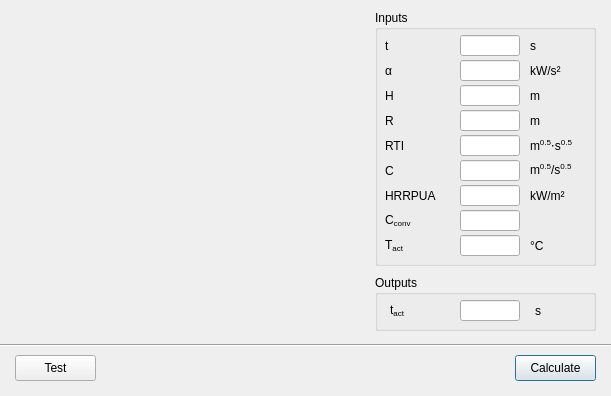
<?xml version="1.0" encoding="UTF-8"?>
<ui version="4.0">
 <class>dialog_1_11_heat_detector_activation</class>
 <widget class="QDialog" name="dialog_1_11_heat_detector_activation">
  <property name="geometry">
   <rect>
    <x>0</x>
    <y>0</y>
    <width>611</width>
    <height>396</height>
   </rect>
  </property>
  <property name="windowTitle">
   <string>PD 7974-1 Heat Detecting Element Activation Time Calculator</string>
  </property>
  <widget class="QGroupBox" name="groupBox_2">
   <property name="geometry">
    <rect>
     <x>375</x>
     <y>275</y>
     <width>221</width>
     <height>56</height>
    </rect>
   </property>
   <property name="title">
    <string>Outputs</string>
   </property>
   <widget class="QLineEdit" name="lineEdit_out_t_act">
    <property name="geometry">
     <rect>
      <x>85</x>
      <y>25</y>
      <width>60</width>
      <height>21</height>
     </rect>
    </property>
    <property name="sizePolicy">
     <sizepolicy hsizetype="Fixed" vsizetype="Fixed">
      <horstretch>0</horstretch>
      <verstretch>0</verstretch>
     </sizepolicy>
    </property>
    <property name="minimumSize">
     <size>
      <width>0</width>
      <height>0</height>
     </size>
    </property>
    <property name="maximumSize">
     <size>
      <width>60</width>
      <height>16777215</height>
     </size>
    </property>
   </widget>
   <widget class="QLabel" name="label_11">
    <property name="geometry">
     <rect>
      <x>15</x>
      <y>25</y>
      <width>40</width>
      <height>21</height>
     </rect>
    </property>
    <property name="sizePolicy">
     <sizepolicy hsizetype="Fixed" vsizetype="Fixed">
      <horstretch>0</horstretch>
      <verstretch>0</verstretch>
     </sizepolicy>
    </property>
    <property name="minimumSize">
     <size>
      <width>40</width>
      <height>0</height>
     </size>
    </property>
    <property name="maximumSize">
     <size>
      <width>40</width>
      <height>16777215</height>
     </size>
    </property>
    <property name="toolTip">
     <string>Solved heat detecting element activation time</string>
    </property>
    <property name="text">
     <string>t&lt;sub&gt;act&lt;sub&gt;</string>
    </property>
   </widget>
   <widget class="QLabel" name="label_25">
    <property name="geometry">
     <rect>
      <x>160</x>
      <y>25</y>
      <width>50</width>
      <height>21</height>
     </rect>
    </property>
    <property name="text">
     <string>s</string>
    </property>
   </widget>
  </widget>
  <widget class="QGroupBox" name="groupBox">
   <property name="geometry">
    <rect>
     <x>375</x>
     <y>10</y>
     <width>221</width>
     <height>256</height>
    </rect>
   </property>
   <property name="title">
    <string>Inputs</string>
   </property>
   <widget class="QLabel" name="label_51">
    <property name="geometry">
     <rect>
      <x>155</x>
      <y>225</y>
      <width>146</width>
      <height>21</height>
     </rect>
    </property>
    <property name="minimumSize">
     <size>
      <width>0</width>
      <height>0</height>
     </size>
    </property>
    <property name="maximumSize">
     <size>
      <width>16777215</width>
      <height>16777215</height>
     </size>
    </property>
    <property name="text">
     <string>°C</string>
    </property>
   </widget>
   <widget class="QLabel" name="label_48">
    <property name="geometry">
     <rect>
      <x>155</x>
      <y>150</y>
      <width>146</width>
      <height>21</height>
     </rect>
    </property>
    <property name="minimumSize">
     <size>
      <width>0</width>
      <height>0</height>
     </size>
    </property>
    <property name="maximumSize">
     <size>
      <width>16777215</width>
      <height>16777215</height>
     </size>
    </property>
    <property name="text">
     <string>m&lt;sup&gt;0.5&lt;/sup&gt;/s&lt;sup&gt;0.5&lt;/sup&gt;</string>
    </property>
   </widget>
   <widget class="QLabel" name="label_37">
    <property name="geometry">
     <rect>
      <x>10</x>
      <y>100</y>
      <width>60</width>
      <height>21</height>
     </rect>
    </property>
    <property name="minimumSize">
     <size>
      <width>60</width>
      <height>21</height>
     </size>
    </property>
    <property name="maximumSize">
     <size>
      <width>60</width>
      <height>21</height>
     </size>
    </property>
    <property name="toolTip">
     <string>Lateral distance between HD and fire central axis</string>
    </property>
    <property name="text">
     <string>R</string>
    </property>
   </widget>
   <widget class="QLabel" name="label_40">
    <property name="geometry">
     <rect>
      <x>10</x>
      <y>175</y>
      <width>60</width>
      <height>21</height>
     </rect>
    </property>
    <property name="minimumSize">
     <size>
      <width>60</width>
      <height>21</height>
     </size>
    </property>
    <property name="maximumSize">
     <size>
      <width>60</width>
      <height>21</height>
     </size>
    </property>
    <property name="toolTip">
     <string>Heat release rate density</string>
    </property>
    <property name="text">
     <string>HRRPUA</string>
    </property>
   </widget>
   <widget class="QLineEdit" name="lineEdit_in_C_conv">
    <property name="geometry">
     <rect>
      <x>85</x>
      <y>200</y>
      <width>60</width>
      <height>21</height>
     </rect>
    </property>
    <property name="sizePolicy">
     <sizepolicy hsizetype="Fixed" vsizetype="Fixed">
      <horstretch>0</horstretch>
      <verstretch>0</verstretch>
     </sizepolicy>
    </property>
    <property name="minimumSize">
     <size>
      <width>0</width>
      <height>0</height>
     </size>
    </property>
    <property name="maximumSize">
     <size>
      <width>60</width>
      <height>16777215</height>
     </size>
    </property>
    <property name="baseSize">
     <size>
      <width>0</width>
      <height>0</height>
     </size>
    </property>
   </widget>
   <widget class="QLabel" name="label_31">
    <property name="geometry">
     <rect>
      <x>10</x>
      <y>25</y>
      <width>60</width>
      <height>21</height>
     </rect>
    </property>
    <property name="minimumSize">
     <size>
      <width>60</width>
      <height>21</height>
     </size>
    </property>
    <property name="maximumSize">
     <size>
      <width>60</width>
      <height>21</height>
     </size>
    </property>
    <property name="toolTip">
     <string>Fire duration and this should be longer than detection time</string>
    </property>
    <property name="text">
     <string>t</string>
    </property>
   </widget>
   <widget class="QLineEdit" name="lineEdit_in_T_act">
    <property name="geometry">
     <rect>
      <x>85</x>
      <y>225</y>
      <width>60</width>
      <height>21</height>
     </rect>
    </property>
    <property name="sizePolicy">
     <sizepolicy hsizetype="Fixed" vsizetype="Fixed">
      <horstretch>0</horstretch>
      <verstretch>0</verstretch>
     </sizepolicy>
    </property>
    <property name="minimumSize">
     <size>
      <width>0</width>
      <height>0</height>
     </size>
    </property>
    <property name="maximumSize">
     <size>
      <width>60</width>
      <height>16777215</height>
     </size>
    </property>
    <property name="baseSize">
     <size>
      <width>0</width>
      <height>0</height>
     </size>
    </property>
   </widget>
   <widget class="QLabel" name="label_49">
    <property name="geometry">
     <rect>
      <x>155</x>
      <y>175</y>
      <width>146</width>
      <height>21</height>
     </rect>
    </property>
    <property name="minimumSize">
     <size>
      <width>0</width>
      <height>0</height>
     </size>
    </property>
    <property name="maximumSize">
     <size>
      <width>16777215</width>
      <height>16777215</height>
     </size>
    </property>
    <property name="text">
     <string>kW/m²</string>
    </property>
   </widget>
   <widget class="QLineEdit" name="lineEdit_in_R">
    <property name="geometry">
     <rect>
      <x>85</x>
      <y>100</y>
      <width>60</width>
      <height>21</height>
     </rect>
    </property>
    <property name="sizePolicy">
     <sizepolicy hsizetype="Fixed" vsizetype="Fixed">
      <horstretch>0</horstretch>
      <verstretch>0</verstretch>
     </sizepolicy>
    </property>
    <property name="minimumSize">
     <size>
      <width>0</width>
      <height>0</height>
     </size>
    </property>
    <property name="maximumSize">
     <size>
      <width>60</width>
      <height>16777215</height>
     </size>
    </property>
    <property name="baseSize">
     <size>
      <width>0</width>
      <height>0</height>
     </size>
    </property>
   </widget>
   <widget class="QLabel" name="label_39">
    <property name="geometry">
     <rect>
      <x>10</x>
      <y>150</y>
      <width>60</width>
      <height>21</height>
     </rect>
    </property>
    <property name="minimumSize">
     <size>
      <width>60</width>
      <height>21</height>
     </size>
    </property>
    <property name="maximumSize">
     <size>
      <width>60</width>
      <height>21</height>
     </size>
    </property>
    <property name="toolTip">
     <string>Conduction reduction factor</string>
    </property>
    <property name="text">
     <string>C</string>
    </property>
   </widget>
   <widget class="QLabel" name="label_46">
    <property name="geometry">
     <rect>
      <x>155</x>
      <y>100</y>
      <width>146</width>
      <height>21</height>
     </rect>
    </property>
    <property name="minimumSize">
     <size>
      <width>0</width>
      <height>0</height>
     </size>
    </property>
    <property name="maximumSize">
     <size>
      <width>16777215</width>
      <height>16777215</height>
     </size>
    </property>
    <property name="text">
     <string>m</string>
    </property>
   </widget>
   <widget class="QLineEdit" name="lineEdit_in_C">
    <property name="geometry">
     <rect>
      <x>85</x>
      <y>150</y>
      <width>60</width>
      <height>21</height>
     </rect>
    </property>
    <property name="sizePolicy">
     <sizepolicy hsizetype="Fixed" vsizetype="Fixed">
      <horstretch>0</horstretch>
      <verstretch>0</verstretch>
     </sizepolicy>
    </property>
    <property name="minimumSize">
     <size>
      <width>0</width>
      <height>0</height>
     </size>
    </property>
    <property name="maximumSize">
     <size>
      <width>60</width>
      <height>16777215</height>
     </size>
    </property>
    <property name="baseSize">
     <size>
      <width>0</width>
      <height>0</height>
     </size>
    </property>
   </widget>
   <widget class="QLabel" name="label_47">
    <property name="geometry">
     <rect>
      <x>155</x>
      <y>125</y>
      <width>146</width>
      <height>21</height>
     </rect>
    </property>
    <property name="minimumSize">
     <size>
      <width>0</width>
      <height>0</height>
     </size>
    </property>
    <property name="maximumSize">
     <size>
      <width>16777215</width>
      <height>16777215</height>
     </size>
    </property>
    <property name="text">
     <string>m&lt;sup&gt;0.5&lt;/sup&gt;⋅s&lt;sup&gt;0.5&lt;/sup&gt;</string>
    </property>
   </widget>
   <widget class="QLabel" name="label_35">
    <property name="geometry">
     <rect>
      <x>10</x>
      <y>50</y>
      <width>60</width>
      <height>21</height>
     </rect>
    </property>
    <property name="minimumSize">
     <size>
      <width>60</width>
      <height>21</height>
     </size>
    </property>
    <property name="maximumSize">
     <size>
      <width>60</width>
      <height>21</height>
     </size>
    </property>
    <property name="toolTip">
     <string>Fire growth factor for t-square fire</string>
    </property>
    <property name="text">
     <string>α</string>
    </property>
   </widget>
   <widget class="QLabel" name="label_36">
    <property name="geometry">
     <rect>
      <x>10</x>
      <y>75</y>
      <width>60</width>
      <height>21</height>
     </rect>
    </property>
    <property name="minimumSize">
     <size>
      <width>60</width>
      <height>21</height>
     </size>
    </property>
    <property name="maximumSize">
     <size>
      <width>60</width>
      <height>21</height>
     </size>
    </property>
    <property name="toolTip">
     <string>Height of fire origin room</string>
    </property>
    <property name="text">
     <string>H</string>
    </property>
   </widget>
   <widget class="QLineEdit" name="lineEdit_in_RTI">
    <property name="geometry">
     <rect>
      <x>85</x>
      <y>125</y>
      <width>60</width>
      <height>21</height>
     </rect>
    </property>
    <property name="sizePolicy">
     <sizepolicy hsizetype="Fixed" vsizetype="Fixed">
      <horstretch>0</horstretch>
      <verstretch>0</verstretch>
     </sizepolicy>
    </property>
    <property name="minimumSize">
     <size>
      <width>0</width>
      <height>0</height>
     </size>
    </property>
    <property name="maximumSize">
     <size>
      <width>60</width>
      <height>16777215</height>
     </size>
    </property>
    <property name="baseSize">
     <size>
      <width>0</width>
      <height>0</height>
     </size>
    </property>
   </widget>
   <widget class="QLabel" name="label_45">
    <property name="geometry">
     <rect>
      <x>155</x>
      <y>75</y>
      <width>146</width>
      <height>21</height>
     </rect>
    </property>
    <property name="minimumSize">
     <size>
      <width>0</width>
      <height>0</height>
     </size>
    </property>
    <property name="maximumSize">
     <size>
      <width>16777215</width>
      <height>16777215</height>
     </size>
    </property>
    <property name="text">
     <string>m</string>
    </property>
   </widget>
   <widget class="QLineEdit" name="lineEdit_in_H">
    <property name="geometry">
     <rect>
      <x>85</x>
      <y>75</y>
      <width>60</width>
      <height>21</height>
     </rect>
    </property>
    <property name="sizePolicy">
     <sizepolicy hsizetype="Fixed" vsizetype="Fixed">
      <horstretch>0</horstretch>
      <verstretch>0</verstretch>
     </sizepolicy>
    </property>
    <property name="minimumSize">
     <size>
      <width>0</width>
      <height>0</height>
     </size>
    </property>
    <property name="maximumSize">
     <size>
      <width>60</width>
      <height>16777215</height>
     </size>
    </property>
    <property name="baseSize">
     <size>
      <width>0</width>
      <height>0</height>
     </size>
    </property>
   </widget>
   <widget class="QLineEdit" name="lineEdit_in_t">
    <property name="geometry">
     <rect>
      <x>85</x>
      <y>25</y>
      <width>60</width>
      <height>21</height>
     </rect>
    </property>
    <property name="sizePolicy">
     <sizepolicy hsizetype="Fixed" vsizetype="Fixed">
      <horstretch>0</horstretch>
      <verstretch>0</verstretch>
     </sizepolicy>
    </property>
    <property name="minimumSize">
     <size>
      <width>0</width>
      <height>0</height>
     </size>
    </property>
    <property name="maximumSize">
     <size>
      <width>60</width>
      <height>16777215</height>
     </size>
    </property>
    <property name="baseSize">
     <size>
      <width>0</width>
      <height>0</height>
     </size>
    </property>
   </widget>
   <widget class="QLabel" name="label_43">
    <property name="geometry">
     <rect>
      <x>155</x>
      <y>25</y>
      <width>146</width>
      <height>21</height>
     </rect>
    </property>
    <property name="minimumSize">
     <size>
      <width>0</width>
      <height>0</height>
     </size>
    </property>
    <property name="maximumSize">
     <size>
      <width>16777215</width>
      <height>16777215</height>
     </size>
    </property>
    <property name="text">
     <string>s</string>
    </property>
   </widget>
   <widget class="QLineEdit" name="lineEdit_in_alpha">
    <property name="geometry">
     <rect>
      <x>85</x>
      <y>50</y>
      <width>60</width>
      <height>21</height>
     </rect>
    </property>
    <property name="sizePolicy">
     <sizepolicy hsizetype="Fixed" vsizetype="Fixed">
      <horstretch>0</horstretch>
      <verstretch>0</verstretch>
     </sizepolicy>
    </property>
    <property name="minimumSize">
     <size>
      <width>0</width>
      <height>0</height>
     </size>
    </property>
    <property name="maximumSize">
     <size>
      <width>60</width>
      <height>16777215</height>
     </size>
    </property>
    <property name="baseSize">
     <size>
      <width>0</width>
      <height>0</height>
     </size>
    </property>
   </widget>
   <widget class="QLabel" name="label_41">
    <property name="geometry">
     <rect>
      <x>10</x>
      <y>200</y>
      <width>60</width>
      <height>21</height>
     </rect>
    </property>
    <property name="minimumSize">
     <size>
      <width>60</width>
      <height>21</height>
     </size>
    </property>
    <property name="maximumSize">
     <size>
      <width>60</width>
      <height>21</height>
     </size>
    </property>
    <property name="toolTip">
     <string>Percentage of convective heat release rate</string>
    </property>
    <property name="text">
     <string>&lt;html&gt;&lt;head/&gt;&lt;body&gt;&lt;p&gt;C&lt;span style=&quot; vertical-align:sub;&quot;&gt;conv&lt;/span&gt;&lt;/p&gt;&lt;/body&gt;&lt;/html&gt;</string>
    </property>
   </widget>
   <widget class="QLabel" name="label_44">
    <property name="geometry">
     <rect>
      <x>155</x>
      <y>50</y>
      <width>146</width>
      <height>21</height>
     </rect>
    </property>
    <property name="minimumSize">
     <size>
      <width>0</width>
      <height>0</height>
     </size>
    </property>
    <property name="maximumSize">
     <size>
      <width>16777215</width>
      <height>16777215</height>
     </size>
    </property>
    <property name="text">
     <string>kW/s²</string>
    </property>
   </widget>
   <widget class="QLabel" name="label_42">
    <property name="geometry">
     <rect>
      <x>10</x>
      <y>225</y>
      <width>60</width>
      <height>21</height>
     </rect>
    </property>
    <property name="minimumSize">
     <size>
      <width>60</width>
      <height>21</height>
     </size>
    </property>
    <property name="maximumSize">
     <size>
      <width>60</width>
      <height>21</height>
     </size>
    </property>
    <property name="toolTip">
     <string>Heat detecting element activation temperature</string>
    </property>
    <property name="text">
     <string>&lt;html&gt;&lt;head/&gt;&lt;body&gt;&lt;p&gt;T&lt;span style=&quot; vertical-align:sub;&quot;&gt;act&lt;/span&gt;&lt;/p&gt;&lt;/body&gt;&lt;/html&gt;</string>
    </property>
   </widget>
   <widget class="QLabel" name="label_38">
    <property name="geometry">
     <rect>
      <x>10</x>
      <y>125</y>
      <width>60</width>
      <height>21</height>
     </rect>
    </property>
    <property name="minimumSize">
     <size>
      <width>60</width>
      <height>21</height>
     </size>
    </property>
    <property name="maximumSize">
     <size>
      <width>60</width>
      <height>21</height>
     </size>
    </property>
    <property name="toolTip">
     <string>Heat detecting element response time index</string>
    </property>
    <property name="text">
     <string>RTI</string>
    </property>
   </widget>
   <widget class="QLineEdit" name="lineEdit_in_HRRPUA">
    <property name="geometry">
     <rect>
      <x>85</x>
      <y>175</y>
      <width>60</width>
      <height>21</height>
     </rect>
    </property>
    <property name="sizePolicy">
     <sizepolicy hsizetype="Fixed" vsizetype="Fixed">
      <horstretch>0</horstretch>
      <verstretch>0</verstretch>
     </sizepolicy>
    </property>
    <property name="minimumSize">
     <size>
      <width>0</width>
      <height>0</height>
     </size>
    </property>
    <property name="maximumSize">
     <size>
      <width>60</width>
      <height>16777215</height>
     </size>
    </property>
    <property name="baseSize">
     <size>
      <width>0</width>
      <height>0</height>
     </size>
    </property>
   </widget>
  </widget>
  <widget class="QPushButton" name="pushButton_calculate">
   <property name="geometry">
    <rect>
     <x>515</x>
     <y>355</y>
     <width>81</width>
     <height>26</height>
    </rect>
   </property>
   <property name="text">
    <string>Calculate</string>
   </property>
  </widget>
  <widget class="QLabel" name="label">
   <property name="geometry">
    <rect>
     <x>20</x>
     <y>30</y>
     <width>341</width>
     <height>285</height>
    </rect>
   </property>
   <property name="text">
    <string/>
   </property>
   <property name="pixmap">
    <pixmap>../images/heat_detector_activation_341x285.png</pixmap>
   </property>
  </widget>
  <widget class="Line" name="line">
   <property name="geometry">
    <rect>
     <x>0</x>
     <y>340</y>
     <width>611</width>
     <height>10</height>
    </rect>
   </property>
   <property name="orientation">
    <enum>Qt::Horizontal</enum>
   </property>
  </widget>
  <widget class="QPushButton" name="pushButton_test">
   <property name="geometry">
    <rect>
     <x>15</x>
     <y>355</y>
     <width>81</width>
     <height>26</height>
    </rect>
   </property>
   <property name="text">
    <string>Test</string>
   </property>
  </widget>
 </widget>
 <tabstops>
  <tabstop>lineEdit_in_t</tabstop>
  <tabstop>lineEdit_in_alpha</tabstop>
  <tabstop>lineEdit_in_H</tabstop>
  <tabstop>lineEdit_in_R</tabstop>
  <tabstop>lineEdit_in_RTI</tabstop>
  <tabstop>lineEdit_in_C</tabstop>
  <tabstop>lineEdit_in_HRRPUA</tabstop>
  <tabstop>lineEdit_in_C_conv</tabstop>
  <tabstop>lineEdit_in_T_act</tabstop>
  <tabstop>pushButton_calculate</tabstop>
  <tabstop>lineEdit_out_t_act</tabstop>
 </tabstops>
 <resources/>
 <connections/>
</ui>
